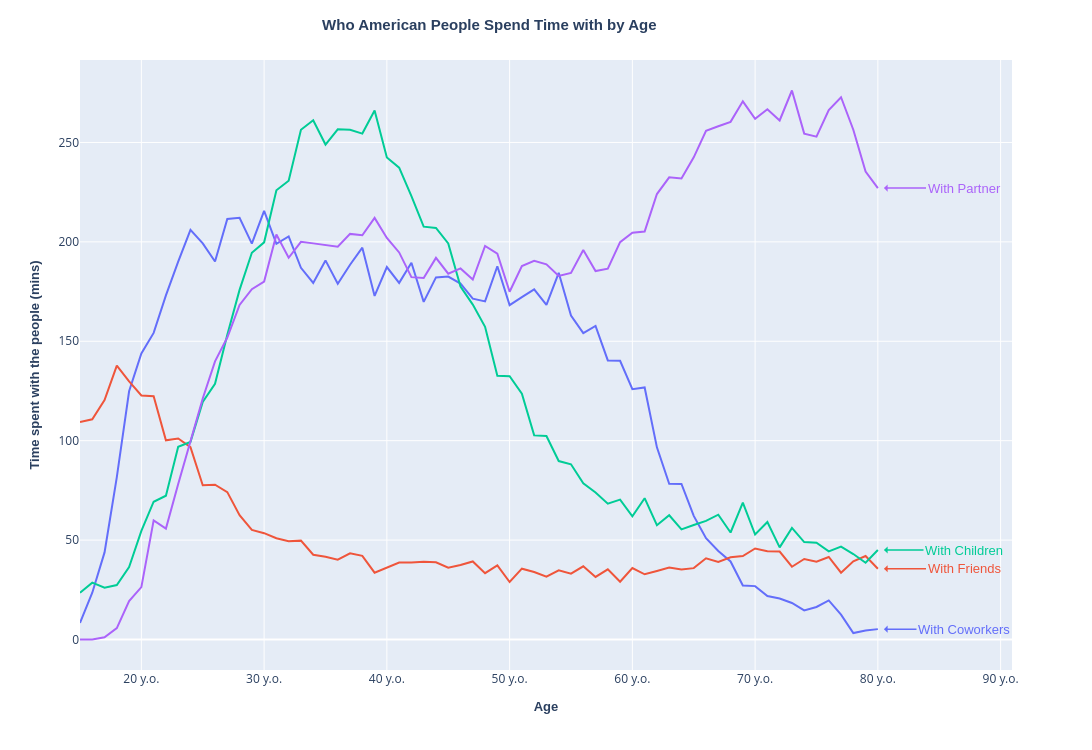

The code cell stored with this chart in its notebook:
### Code cell
# Plotly line plot with ANIMATION FRAME
ppl_grp = ['Friends','Partner','Families','Children','Coworkers']
df2 = df1_long[df1_long['People type'].isin(ppl_grp)]

LinePlot_TimevsAge(df2, 'Year', 'Time_mins', 'People type')

### Figure 1 — Plotly figure (JSON) as saved in the notebook; plotly's stock layout.template omitted (floating-point values rounded to 4 significant figures)
{"data": [{"hovertemplate": "<b>With Coworkers:</b> %{y:.2f} mins<extra></extra>", "legendgroup": "Coworkers", "line": {"color": "#636EFA", "dash": "solid"}, "marker": {"symbol": "circle"}, "mode": "lines", "name": "Coworkers", "orientation": "v", "showlegend": true, "x": [15, 16, 17, 18, 19, 20, 21, 22, 23, 24, 25, 26, 27, 28, 29, 30, 31, 32, 33, 34, 35, 36, 37, 38, 39, 40, 41, 42, 43, 44, 45, 46, 47, 48, 49, 50, 51, 52, 53, 54, 55, 56, 57, 58, 59, 60, 61, 62, 63, 64, 65, 66, 67, 68, 69, 70, 71, 72, 73, 74, 75, 76, 77, 78, 79, 80], "xaxis": "x", "y": [8.342, 23.53, 43.81, 81.63, 124.9, 143.9, 154.2, 173.0, 190.1, 206.1, 199.2, 190.1, 211.5, 212.1, 199.1, 215.6, 199.1, 202.8, 187.0, 179.4, 190.7, 178.9, 188.5, 197.1, 172.8, 187.3, 179.4, 189.5, 169.8, 182.1, 182.5, 179.0, 171.4, 170.1, 187.7, 168.2, 172.2, 176.1, 168.3, 184.4, 162.9, 154.1, 157.7, 140.4, 140.2, 125.9, 126.8, 96.65, 78.32, 78.25, 62.19, 50.92, 44.56, 39.27, 27.19, 26.85, 21.89, 20.65, 18.39, 14.61, 16.37, 19.66, 12.48, 3.249, 4.533, 5.215], "yaxis": "y", "type": "scatter"}, {"hovertemplate": "<b>With Friends:</b> %{y:.2f} mins<extra></extra>", "legendgroup": "Friends", "line": {"color": "#EF553B", "dash": "solid"}, "marker": {"symbol": "circle"}, "mode": "lines", "name": "Friends", "orientation": "v", "showlegend": true, "x": [15, 16, 17, 18, 19, 20, 21, 22, 23, 24, 25, 26, 27, 28, 29, 30, 31, 32, 33, 34, 35, 36, 37, 38, 39, 40, 41, 42, 43, 44, 45, 46, 47, 48, 49, 50, 51, 52, 53, 54, 55, 56, 57, 58, 59, 60, 61, 62, 63, 64, 65, 66, 67, 68, 69, 70, 71, 72, 73, 74, 75, 76, 77, 78, 79, 80], "xaxis": "x", "y": [109.4, 110.7, 120.4, 137.8, 129.9, 122.7, 122.4, 100.2, 101.1, 96.79, 77.54, 77.86, 74.14, 62.49, 55.08, 53.48, 50.93, 49.46, 49.73, 42.65, 41.66, 40.12, 43.36, 42.1, 33.61, 36.2, 38.73, 38.7, 39.11, 38.86, 36.09, 37.46, 39.24, 33.36, 37.32, 28.92, 35.63, 33.96, 31.59, 34.84, 33.08, 36.82, 31.48, 35.28, 29.07, 35.95, 32.81, 34.45, 36.15, 35.18, 35.9, 40.83, 38.98, 41.38, 42.0, 45.8, 44.43, 44.23, 36.59, 40.51, 39.08, 41.5, 33.6, 39.3, 41.98, 35.59], "yaxis": "y", "type": "scatter"}, {"hovertemplate": "<b>With Children:</b> %{y:.2f} mins<extra></extra>", "legendgroup": "Children", "line": {"color": "#00CC96", "dash": "solid"}, "marker": {"symbol": "circle"}, "mode": "lines", "name": "Children", "orientation": "v", "showlegend": true, "x": [15, 16, 17, 18, 19, 20, 21, 22, 23, 24, 25, 26, 27, 28, 29, 30, 31, 32, 33, 34, 35, 36, 37, 38, 39, 40, 41, 42, 43, 44, 45, 46, 47, 48, 49, 50, 51, 52, 53, 54, 55, 56, 57, 58, 59, 60, 61, 62, 63, 64, 65, 66, 67, 68, 69, 70, 71, 72, 73, 74, 75, 76, 77, 78, 79, 80], "xaxis": "x", "y": [23.46, 28.61, 26.09, 27.39, 36.45, 54.63, 69.29, 72.3, 96.94, 99.39, 119.5, 128.6, 153.3, 175.8, 194.5, 199.8, 225.9, 230.7, 256.4, 261.2, 248.9, 256.6, 256.4, 254.5, 266.1, 242.4, 237.3, 223.0, 207.7, 207.0, 199.2, 177.5, 168.4, 157.3, 132.7, 132.4, 123.7, 102.7, 102.4, 89.76, 88.13, 78.61, 73.9, 68.31, 70.33, 61.93, 71.08, 57.48, 62.51, 55.41, 57.59, 59.68, 62.77, 53.82, 68.85, 52.78, 59.07, 46.34, 56.12, 48.99, 48.64, 44.34, 46.72, 42.99, 38.61, 45.01], "yaxis": "y", "type": "scatter"}, {"hovertemplate": "<b>With Partner:</b> %{y:.2f} mins<extra></extra>", "legendgroup": "Partner", "line": {"color": "#AB63FA", "dash": "solid"}, "marker": {"symbol": "circle"}, "mode": "lines", "name": "Partner", "orientation": "v", "showlegend": true, "x": [15, 16, 17, 18, 19, 20, 21, 22, 23, 24, 25, 26, 27, 28, 29, 30, 31, 32, 33, 34, 35, 36, 37, 38, 39, 40, 41, 42, 43, 44, 45, 46, 47, 48, 49, 50, 51, 52, 53, 54, 55, 56, 57, 58, 59, 60, 61, 62, 63, 64, 65, 66, 67, 68, 69, 70, 71, 72, 73, 74, 75, 76, 77, 78, 79, 80], "xaxis": "x", "y": [0, 0.03069, 1.123, 5.697, 19.34, 26.35, 59.9, 55.77, 78.19, 99.44, 121.3, 139.9, 151.9, 168.2, 176.2, 180.0, 203.7, 192.0, 200.0, 199.2, 198.3, 197.6, 204.0, 203.3, 212.1, 201.9, 194.7, 182.3, 181.8, 191.9, 184.0, 186.7, 181.1, 198.0, 194.1, 174.9, 187.8, 190.5, 188.7, 182.9, 184.4, 195.9, 185.3, 186.5, 199.9, 204.6, 205.2, 224.1, 232.4, 231.8, 242.5, 255.9, 258.1, 260.4, 270.7, 261.9, 266.7, 261.1, 276.1, 254.4, 252.9, 266.2, 272.7, 256.4, 235.4, 227.0], "yaxis": "y", "type": "scatter"}], "layout": {"xaxis": {"anchor": "y", "domain": [0, 1], "title": {"text": "<b>Age</b>", "font": {"size": 13, "family": "Arial"}}, "ticksuffix": " y.o."}, "yaxis": {"anchor": "x", "domain": [0, 1], "title": {"text": "<b>Time spent with the people (mins)</b>", "font": {"size": 13, "family": "Arial"}}}, "legend": {"title": {"text": "People type"}, "tracegroupgap": 0}, "margin": {"t": 60}, "title": {"font": {"size": 15, "family": "Arial"}, "text": "<b>Who American People Spend Time with by Age </b>", "x": 0.45}, "width": 1100, "height": 750, "hovermode": "x unified", "showlegend": false, "annotations": [{"align": "left", "arrowcolor": "#636EFA", "arrowhead": 1, "arrowsize": 0.8, "arrowwidth": 1.5, "ax": 80, "ay": 0, "font": {"color": "#636EFA", "family": "Arial", "size": 13}, "showarrow": true, "text": "With Coworkers", "x": 80.5, "y": 5.215, "yanchor": "auto"}, {"align": "left", "arrowcolor": "#EF553B", "arrowhead": 1, "arrowsize": 0.8, "arrowwidth": 1.5, "ax": 80, "ay": 0, "font": {"color": "#EF553B", "family": "Arial", "size": 13}, "showarrow": true, "text": "With Friends", "x": 80.5, "y": 35.59, "yanchor": "auto"}, {"align": "left", "arrowcolor": "#00CC96", "arrowhead": 1, "arrowsize": 0.8, "arrowwidth": 1.5, "ax": 80, "ay": 0, "font": {"color": "#00CC96", "family": "Arial", "size": 13}, "showarrow": true, "text": "With Children", "x": 80.5, "y": 45.01, "yanchor": "auto"}, {"align": "left", "arrowcolor": "#AB63FA", "arrowhead": 1, "arrowsize": 0.8, "arrowwidth": 1.5, "ax": 80, "ay": 0, "font": {"color": "#AB63FA", "family": "Arial", "size": 13}, "showarrow": true, "text": "With Partner", "x": 80.5, "y": 227.0, "yanchor": "auto"}]}}
